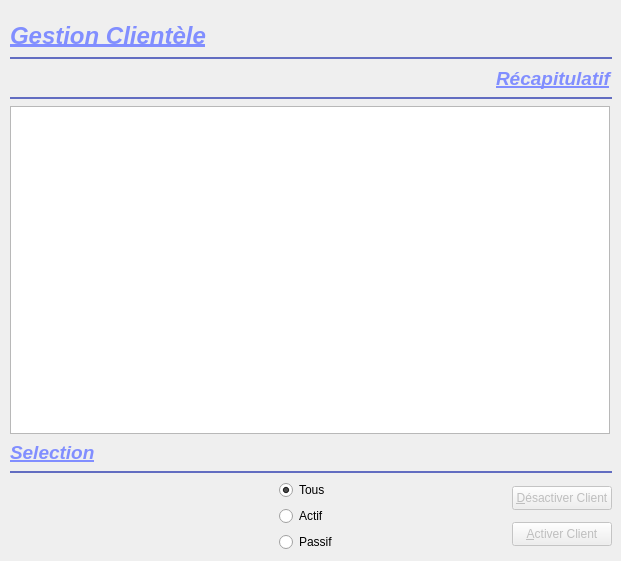
    <widget class="QWidget" name="tab_2">
     <attribute name="title">
      <string>Clients</string>
     </attribute>
     <widget class="QWidget" name="layoutWidget">
      <property name="geometry">
       <rect>
        <x>10</x>
        <y>21</y>
        <width>602</width>
        <height>531</height>
       </rect>
      </property>
      <layout class="QVBoxLayout" name="verticalLayout_29">
       <item>
        <layout class="QVBoxLayout" name="verticalLayout_9">
         <item>
          <layout class="QHBoxLayout" name="horizontalLayout_11">
           <item>
            <widget class="QLabel" name="label_4">
             <property name="minimumSize">
              <size>
               <width>0</width>
               <height>30</height>
              </size>
             </property>
             <property name="palette">
              <palette>
               <active>
                <colorrole role="WindowText">
                 <brush brushstyle="SolidPattern">
                  <color alpha="255">
                   <red>129</red>
                   <green>142</green>
                   <blue>255</blue>
                  </color>
                 </brush>
                </colorrole>
                <colorrole role="Button">
                 <brush brushstyle="SolidPattern">
                  <color alpha="255">
                   <red>129</red>
                   <green>142</green>
                   <blue>255</blue>
                  </color>
                 </brush>
                </colorrole>
                <colorrole role="Light">
                 <brush brushstyle="SolidPattern">
                  <color alpha="255">
                   <red>255</red>
                   <green>255</green>
                   <blue>255</blue>
                  </color>
                 </brush>
                </colorrole>
                <colorrole role="Midlight">
                 <brush brushstyle="SolidPattern">
                  <color alpha="255">
                   <red>192</red>
                   <green>198</green>
                   <blue>255</blue>
                  </color>
                 </brush>
                </colorrole>
                <colorrole role="Dark">
                 <brush brushstyle="SolidPattern">
                  <color alpha="255">
                   <red>64</red>
                   <green>71</green>
                   <blue>127</blue>
                  </color>
                 </brush>
                </colorrole>
                <colorrole role="Mid">
                 <brush brushstyle="SolidPattern">
                  <color alpha="255">
                   <red>86</red>
                   <green>95</green>
                   <blue>170</blue>
                  </color>
                 </brush>
                </colorrole>
                <colorrole role="Text">
                 <brush brushstyle="SolidPattern">
                  <color alpha="255">
                   <red>0</red>
                   <green>0</green>
                   <blue>0</blue>
                  </color>
                 </brush>
                </colorrole>
                <colorrole role="BrightText">
                 <brush brushstyle="SolidPattern">
                  <color alpha="255">
                   <red>255</red>
                   <green>255</green>
                   <blue>255</blue>
                  </color>
                 </brush>
                </colorrole>
                <colorrole role="ButtonText">
                 <brush brushstyle="SolidPattern">
                  <color alpha="255">
                   <red>0</red>
                   <green>0</green>
                   <blue>0</blue>
                  </color>
                 </brush>
                </colorrole>
                <colorrole role="Base">
                 <brush brushstyle="SolidPattern">
                  <color alpha="255">
                   <red>255</red>
                   <green>255</green>
                   <blue>255</blue>
                  </color>
                 </brush>
                </colorrole>
                <colorrole role="Window">
                 <brush brushstyle="SolidPattern">
                  <color alpha="255">
                   <red>129</red>
                   <green>142</green>
                   <blue>255</blue>
                  </color>
                 </brush>
                </colorrole>
                <colorrole role="Shadow">
                 <brush brushstyle="SolidPattern">
                  <color alpha="255">
                   <red>0</red>
                   <green>0</green>
                   <blue>0</blue>
                  </color>
                 </brush>
                </colorrole>
                <colorrole role="AlternateBase">
                 <brush brushstyle="SolidPattern">
                  <color alpha="255">
                   <red>192</red>
                   <green>198</green>
                   <blue>255</blue>
                  </color>
                 </brush>
                </colorrole>
                <colorrole role="ToolTipBase">
                 <brush brushstyle="SolidPattern">
                  <color alpha="255">
                   <red>255</red>
                   <green>255</green>
                   <blue>220</blue>
                  </color>
                 </brush>
                </colorrole>
                <colorrole role="ToolTipText">
                 <brush brushstyle="SolidPattern">
                  <color alpha="255">
                   <red>0</red>
                   <green>0</green>
                   <blue>0</blue>
                  </color>
                 </brush>
                </colorrole>
               </active>
               <inactive>
                <colorrole role="WindowText">
                 <brush brushstyle="SolidPattern">
                  <color alpha="255">
                   <red>129</red>
                   <green>142</green>
                   <blue>255</blue>
                  </color>
                 </brush>
                </colorrole>
                <colorrole role="Button">
                 <brush brushstyle="SolidPattern">
                  <color alpha="255">
                   <red>129</red>
                   <green>142</green>
                   <blue>255</blue>
                  </color>
                 </brush>
                </colorrole>
                <colorrole role="Light">
                 <brush brushstyle="SolidPattern">
                  <color alpha="255">
                   <red>255</red>
                   <green>255</green>
                   <blue>255</blue>
                  </color>
                 </brush>
                </colorrole>
                <colorrole role="Midlight">
                 <brush brushstyle="SolidPattern">
                  <color alpha="255">
                   <red>192</red>
                   <green>198</green>
                   <blue>255</blue>
                  </color>
                 </brush>
                </colorrole>
                <colorrole role="Dark">
                 <brush brushstyle="SolidPattern">
                  <color alpha="255">
                   <red>64</red>
                   <green>71</green>
                   <blue>127</blue>
                  </color>
                 </brush>
                </colorrole>
                <colorrole role="Mid">
                 <brush brushstyle="SolidPattern">
                  <color alpha="255">
                   <red>86</red>
                   <green>95</green>
                   <blue>170</blue>
                  </color>
                 </brush>
                </colorrole>
                <colorrole role="Text">
                 <brush brushstyle="SolidPattern">
                  <color alpha="255">
                   <red>0</red>
                   <green>0</green>
                   <blue>0</blue>
                  </color>
                 </brush>
                </colorrole>
                <colorrole role="BrightText">
                 <brush brushstyle="SolidPattern">
                  <color alpha="255">
                   <red>255</red>
                   <green>255</green>
                   <blue>255</blue>
                  </color>
                 </brush>
                </colorrole>
                <colorrole role="ButtonText">
                 <brush brushstyle="SolidPattern">
                  <color alpha="255">
                   <red>0</red>
                   <green>0</green>
                   <blue>0</blue>
                  </color>
                 </brush>
                </colorrole>
                <colorrole role="Base">
                 <brush brushstyle="SolidPattern">
                  <color alpha="255">
                   <red>255</red>
                   <green>255</green>
                   <blue>255</blue>
                  </color>
                 </brush>
                </colorrole>
                <colorrole role="Window">
                 <brush brushstyle="SolidPattern">
                  <color alpha="255">
                   <red>129</red>
                   <green>142</green>
                   <blue>255</blue>
                  </color>
                 </brush>
                </colorrole>
                <colorrole role="Shadow">
                 <brush brushstyle="SolidPattern">
                  <color alpha="255">
                   <red>0</red>
                   <green>0</green>
                   <blue>0</blue>
                  </color>
                 </brush>
                </colorrole>
                <colorrole role="AlternateBase">
                 <brush brushstyle="SolidPattern">
                  <color alpha="255">
                   <red>192</red>
                   <green>198</green>
                   <blue>255</blue>
                  </color>
                 </brush>
                </colorrole>
                <colorrole role="ToolTipBase">
                 <brush brushstyle="SolidPattern">
                  <color alpha="255">
                   <red>255</red>
                   <green>255</green>
                   <blue>220</blue>
                  </color>
                 </brush>
                </colorrole>
                <colorrole role="ToolTipText">
                 <brush brushstyle="SolidPattern">
                  <color alpha="255">
                   <red>0</red>
                   <green>0</green>
                   <blue>0</blue>
                  </color>
                 </brush>
                </colorrole>
               </inactive>
               <disabled>
                <colorrole role="WindowText">
                 <brush brushstyle="SolidPattern">
                  <color alpha="255">
                   <red>64</red>
                   <green>71</green>
                   <blue>127</blue>
                  </color>
                 </brush>
                </colorrole>
                <colorrole role="Button">
                 <brush brushstyle="SolidPattern">
                  <color alpha="255">
                   <red>129</red>
                   <green>142</green>
                   <blue>255</blue>
                  </color>
                 </brush>
                </colorrole>
                <colorrole role="Light">
                 <brush brushstyle="SolidPattern">
                  <color alpha="255">
                   <red>255</red>
                   <green>255</green>
                   <blue>255</blue>
                  </color>
                 </brush>
                </colorrole>
                <colorrole role="Midlight">
                 <brush brushstyle="SolidPattern">
                  <color alpha="255">
                   <red>192</red>
                   <green>198</green>
                   <blue>255</blue>
                  </color>
                 </brush>
                </colorrole>
                <colorrole role="Dark">
                 <brush brushstyle="SolidPattern">
                  <color alpha="255">
                   <red>64</red>
                   <green>71</green>
                   <blue>127</blue>
                  </color>
                 </brush>
                </colorrole>
                <colorrole role="Mid">
                 <brush brushstyle="SolidPattern">
                  <color alpha="255">
                   <red>86</red>
                   <green>95</green>
                   <blue>170</blue>
                  </color>
                 </brush>
                </colorrole>
                <colorrole role="Text">
                 <brush brushstyle="SolidPattern">
                  <color alpha="255">
                   <red>64</red>
                   <green>71</green>
                   <blue>127</blue>
                  </color>
                 </brush>
                </colorrole>
                <colorrole role="BrightText">
                 <brush brushstyle="SolidPattern">
                  <color alpha="255">
                   <red>255</red>
                   <green>255</green>
                   <blue>255</blue>
                  </color>
                 </brush>
                </colorrole>
                <colorrole role="ButtonText">
                 <brush brushstyle="SolidPattern">
                  <color alpha="255">
                   <red>64</red>
                   <green>71</green>
                   <blue>127</blue>
                  </color>
                 </brush>
                </colorrole>
                <colorrole role="Base">
                 <brush brushstyle="SolidPattern">
                  <color alpha="255">
                   <red>129</red>
                   <green>142</green>
                   <blue>255</blue>
                  </color>
                 </brush>
                </colorrole>
                <colorrole role="Window">
                 <brush brushstyle="SolidPattern">
                  <color alpha="255">
                   <red>129</red>
                   <green>142</green>
                   <blue>255</blue>
                  </color>
                 </brush>
                </colorrole>
                <colorrole role="Shadow">
                 <brush brushstyle="SolidPattern">
                  <color alpha="255">
                   <red>0</red>
                   <green>0</green>
                   <blue>0</blue>
                  </color>
                 </brush>
                </colorrole>
                <colorrole role="AlternateBase">
                 <brush brushstyle="SolidPattern">
                  <color alpha="255">
                   <red>129</red>
                   <green>142</green>
                   <blue>255</blue>
                  </color>
                 </brush>
                </colorrole>
                <colorrole role="ToolTipBase">
                 <brush brushstyle="SolidPattern">
                  <color alpha="255">
                   <red>255</red>
                   <green>255</green>
                   <blue>220</blue>
                  </color>
                 </brush>
                </colorrole>
                <colorrole role="ToolTipText">
                 <brush brushstyle="SolidPattern">
                  <color alpha="255">
                   <red>0</red>
                   <green>0</green>
                   <blue>0</blue>
                  </color>
                 </brush>
                </colorrole>
               </disabled>
              </palette>
             </property>
             <property name="font">
              <font>
               <pointsize>18</pointsize>
               <weight>75</weight>
               <italic>true</italic>
               <bold>true</bold>
               <underline>true</underline>
              </font>
             </property>
             <property name="text">
              <string>Gestion Clientèle</string>
             </property>
            </widget>
           </item>
           <item>
            <spacer name="horizontalSpacer_3">
             <property name="orientation">
              <enum>Qt::Horizontal</enum>
             </property>
             <property name="sizeHint" stdset="0">
              <size>
               <width>40</width>
               <height>20</height>
              </size>
             </property>
            </spacer>
           </item>
          </layout>
         </item>
         <item>
          <widget class="Line" name="line_2">
           <property name="enabled">
            <bool>true</bool>
           </property>
           <property name="palette">
            <palette>
             <active>
              <colorrole role="WindowText">
               <brush brushstyle="SolidPattern">
                <color alpha="255">
                 <red>98</red>
                 <green>109</green>
                 <blue>193</blue>
                </color>
               </brush>
              </colorrole>
             </active>
             <inactive>
              <colorrole role="WindowText">
               <brush brushstyle="SolidPattern">
                <color alpha="255">
                 <red>98</red>
                 <green>109</green>
                 <blue>193</blue>
                </color>
               </brush>
              </colorrole>
             </inactive>
             <disabled>
              <colorrole role="WindowText">
               <brush brushstyle="SolidPattern">
                <color alpha="255">
                 <red>94</red>
                 <green>108</green>
                 <blue>121</blue>
                </color>
               </brush>
              </colorrole>
             </disabled>
            </palette>
           </property>
           <property name="frameShadow">
            <enum>QFrame::Plain</enum>
           </property>
           <property name="lineWidth">
            <number>2</number>
           </property>
           <property name="orientation">
            <enum>Qt::Horizontal</enum>
           </property>
          </widget>
         </item>
        </layout>
       </item>
       <item>
        <layout class="QVBoxLayout" name="verticalLayout_5">
         <item>
          <layout class="QHBoxLayout" name="horizontalLayout_6">
           <item>
            <spacer name="horizontalSpacer_11">
             <property name="orientation">
              <enum>Qt::Horizontal</enum>
             </property>
             <property name="sizeHint" stdset="0">
              <size>
               <width>40</width>
               <height>20</height>
              </size>
             </property>
            </spacer>
           </item>
           <item>
            <widget class="QLabel" name="label_17">
             <property name="minimumSize">
              <size>
               <width>0</width>
               <height>25</height>
              </size>
             </property>
             <property name="palette">
              <palette>
               <active>
                <colorrole role="WindowText">
                 <brush brushstyle="SolidPattern">
                  <color alpha="255">
                   <red>129</red>
                   <green>142</green>
                   <blue>255</blue>
                  </color>
                 </brush>
                </colorrole>
               </active>
               <inactive>
                <colorrole role="WindowText">
                 <brush brushstyle="SolidPattern">
                  <color alpha="255">
                   <red>129</red>
                   <green>142</green>
                   <blue>255</blue>
                  </color>
                 </brush>
                </colorrole>
               </inactive>
               <disabled>
                <colorrole role="WindowText">
                 <brush brushstyle="SolidPattern">
                  <color alpha="255">
                   <red>94</red>
                   <green>108</green>
                   <blue>121</blue>
                  </color>
                 </brush>
                </colorrole>
               </disabled>
              </palette>
             </property>
             <property name="font">
              <font>
               <pointsize>14</pointsize>
               <weight>75</weight>
               <italic>true</italic>
               <bold>true</bold>
               <underline>true</underline>
              </font>
             </property>
             <property name="text">
              <string>Récapitulatif</string>
             </property>
            </widget>
           </item>
          </layout>
         </item>
         <item>
          <widget class="Line" name="line_4">
           <property name="enabled">
            <bool>true</bool>
           </property>
           <property name="palette">
            <palette>
             <active>
              <colorrole role="WindowText">
               <brush brushstyle="SolidPattern">
                <color alpha="255">
                 <red>98</red>
                 <green>109</green>
                 <blue>193</blue>
                </color>
               </brush>
              </colorrole>
             </active>
             <inactive>
              <colorrole role="WindowText">
               <brush brushstyle="SolidPattern">
                <color alpha="255">
                 <red>98</red>
                 <green>109</green>
                 <blue>193</blue>
                </color>
               </brush>
              </colorrole>
             </inactive>
             <disabled>
              <colorrole role="WindowText">
               <brush brushstyle="SolidPattern">
                <color alpha="255">
                 <red>94</red>
                 <green>108</green>
                 <blue>121</blue>
                </color>
               </brush>
              </colorrole>
             </disabled>
            </palette>
           </property>
           <property name="frameShadow">
            <enum>QFrame::Plain</enum>
           </property>
           <property name="lineWidth">
            <number>2</number>
           </property>
           <property name="orientation">
            <enum>Qt::Horizontal</enum>
           </property>
          </widget>
         </item>
        </layout>
       </item>
       <item>
        <widget class="QTableView" name="tableViewCli">
         <property name="minimumSize">
          <size>
           <width>600</width>
           <height>0</height>
          </size>
         </property>
         <property name="maximumSize">
          <size>
           <width>600</width>
           <height>16777215</height>
          </size>
         </property>
         <property name="alternatingRowColors">
          <bool>true</bool>
         </property>
         <property name="selectionBehavior">
          <enum>QAbstractItemView::SelectRows</enum>
         </property>
         <attribute name="verticalHeaderVisible">
          <bool>false</bool>
         </attribute>
        </widget>
       </item>
       <item>
        <layout class="QVBoxLayout" name="verticalLayout_28">
         <item>
          <layout class="QVBoxLayout" name="verticalLayout_10">
           <item>
            <layout class="QHBoxLayout" name="horizontalLayout_8">
             <item>
              <widget class="QLabel" name="label_26">
               <property name="minimumSize">
                <size>
                 <width>0</width>
                 <height>25</height>
                </size>
               </property>
               <property name="palette">
                <palette>
                 <active>
                  <colorrole role="WindowText">
                   <brush brushstyle="SolidPattern">
                    <color alpha="255">
                     <red>129</red>
                     <green>142</green>
                     <blue>255</blue>
                    </color>
                   </brush>
                  </colorrole>
                 </active>
                 <inactive>
                  <colorrole role="WindowText">
                   <brush brushstyle="SolidPattern">
                    <color alpha="255">
                     <red>129</red>
                     <green>142</green>
                     <blue>255</blue>
                    </color>
                   </brush>
                  </colorrole>
                 </inactive>
                 <disabled>
                  <colorrole role="WindowText">
                   <brush brushstyle="SolidPattern">
                    <color alpha="255">
                     <red>94</red>
                     <green>108</green>
                     <blue>121</blue>
                    </color>
                   </brush>
                  </colorrole>
                 </disabled>
                </palette>
               </property>
               <property name="font">
                <font>
                 <pointsize>14</pointsize>
                 <weight>75</weight>
                 <italic>true</italic>
                 <bold>true</bold>
                 <underline>true</underline>
                </font>
               </property>
               <property name="text">
                <string>Selection</string>
               </property>
              </widget>
             </item>
             <item>
              <spacer name="horizontalSpacer_22">
               <property name="orientation">
                <enum>Qt::Horizontal</enum>
               </property>
               <property name="sizeHint" stdset="0">
                <size>
                 <width>40</width>
                 <height>20</height>
                </size>
               </property>
              </spacer>
             </item>
            </layout>
           </item>
           <item>
            <widget class="Line" name="line_5">
             <property name="enabled">
              <bool>true</bool>
             </property>
             <property name="palette">
              <palette>
               <active>
                <colorrole role="WindowText">
                 <brush brushstyle="SolidPattern">
                  <color alpha="255">
                   <red>98</red>
                   <green>109</green>
                   <blue>193</blue>
                  </color>
                 </brush>
                </colorrole>
               </active>
               <inactive>
                <colorrole role="WindowText">
                 <brush brushstyle="SolidPattern">
                  <color alpha="255">
                   <red>98</red>
                   <green>109</green>
                   <blue>193</blue>
                  </color>
                 </brush>
                </colorrole>
               </inactive>
               <disabled>
                <colorrole role="WindowText">
                 <brush brushstyle="SolidPattern">
                  <color alpha="255">
                   <red>94</red>
                   <green>108</green>
                   <blue>121</blue>
                  </color>
                 </brush>
                </colorrole>
               </disabled>
              </palette>
             </property>
             <property name="frameShadow">
              <enum>QFrame::Plain</enum>
             </property>
             <property name="lineWidth">
              <number>2</number>
             </property>
             <property name="orientation">
              <enum>Qt::Horizontal</enum>
             </property>
            </widget>
           </item>
          </layout>
         </item>
         <item>
          <layout class="QHBoxLayout" name="horizontalLayout_24">
           <item>
            <layout class="QHBoxLayout" name="horizontalLayout_12">
             <item>
              <spacer name="horizontalSpacer_13">
               <property name="orientation">
                <enum>Qt::Horizontal</enum>
               </property>
               <property name="sizeHint" stdset="0">
                <size>
                 <width>40</width>
                 <height>20</height>
                </size>
               </property>
              </spacer>
             </item>
            </layout>
           </item>
           <item>
            <layout class="QVBoxLayout" name="verticalLayout_12">
             <item>
              <widget class="QRadioButton" name="radioButtonTout">
               <property name="text">
                <string>Tous</string>
               </property>
               <property name="checked">
                <bool>true</bool>
               </property>
              </widget>
             </item>
             <item>
              <widget class="QRadioButton" name="radioButtonActif">
               <property name="text">
                <string>Actif</string>
               </property>
              </widget>
             </item>
             <item>
              <widget class="QRadioButton" name="radioButtonPassif">
               <property name="text">
                <string>Passif</string>
               </property>
              </widget>
             </item>
            </layout>
           </item>
           <item>
            <layout class="QHBoxLayout" name="horizontalLayout_10">
             <item>
              <spacer name="horizontalSpacer_4">
               <property name="orientation">
                <enum>Qt::Horizontal</enum>
               </property>
               <property name="sizeHint" stdset="0">
                <size>
                 <width>40</width>
                 <height>20</height>
                </size>
               </property>
              </spacer>
             </item>
             <item>
              <layout class="QVBoxLayout" name="verticalLayout_16">
               <item>
                <widget class="QPushButton" name="pushButtonDesactCli">
                 <property name="enabled">
                  <bool>false</bool>
                 </property>
                 <property name="minimumSize">
                  <size>
                   <width>0</width>
                   <height>24</height>
                  </size>
                 </property>
                 <property name="maximumSize">
                  <size>
                   <width>16777215</width>
                   <height>24</height>
                  </size>
                 </property>
                 <property name="text">
                  <string>&amp;Désactiver Client</string>
                 </property>
                </widget>
               </item>
               <item>
                <widget class="QPushButton" name="pushButtonActCli">
                 <property name="enabled">
                  <bool>false</bool>
                 </property>
                 <property name="maximumSize">
                  <size>
                   <width>16777215</width>
                   <height>24</height>
                  </size>
                 </property>
                 <property name="text">
                  <string>&amp;Activer Client</string>
                 </property>
                </widget>
               </item>
              </layout>
             </item>
            </layout>
           </item>
          </layout>
         </item>
        </layout>
       </item>
      </layout>
     </widget>
    </widget>
